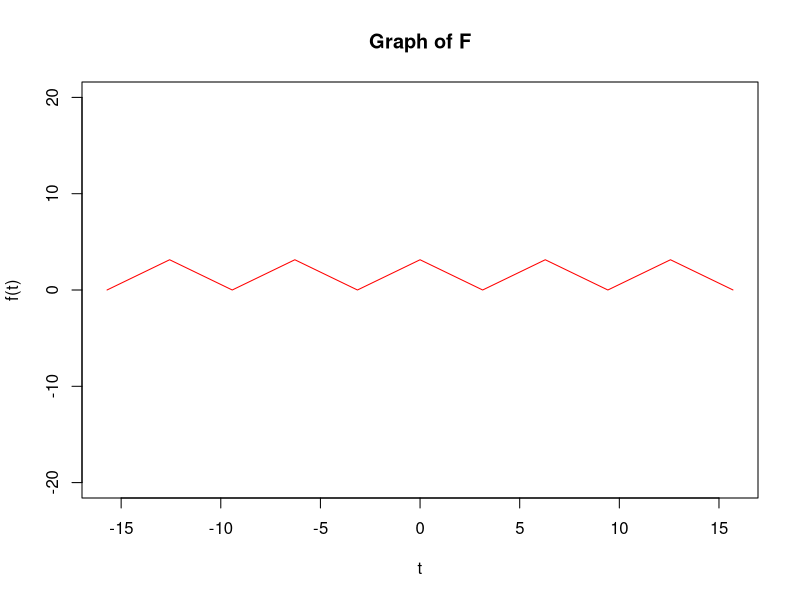
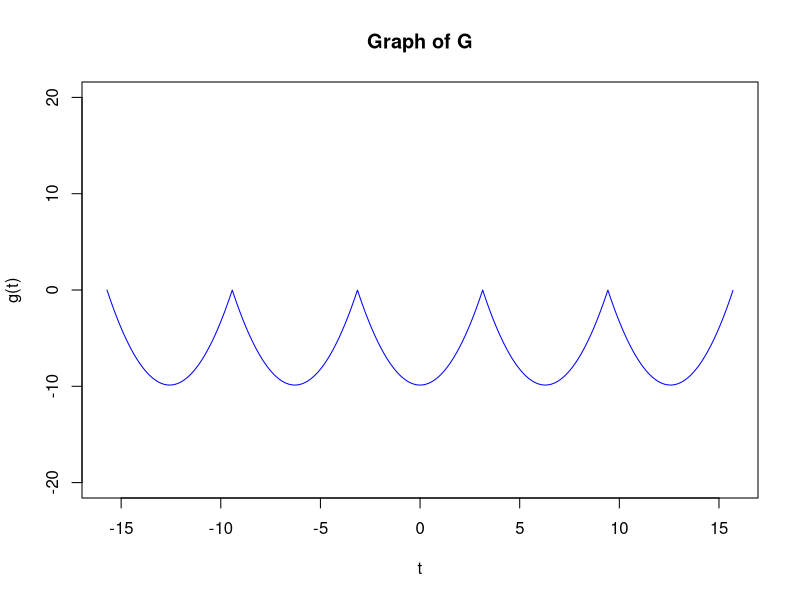
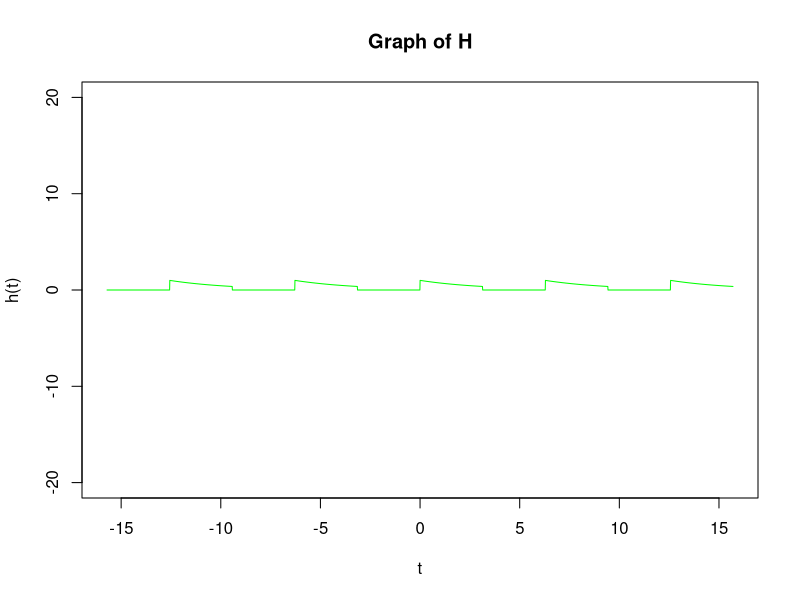
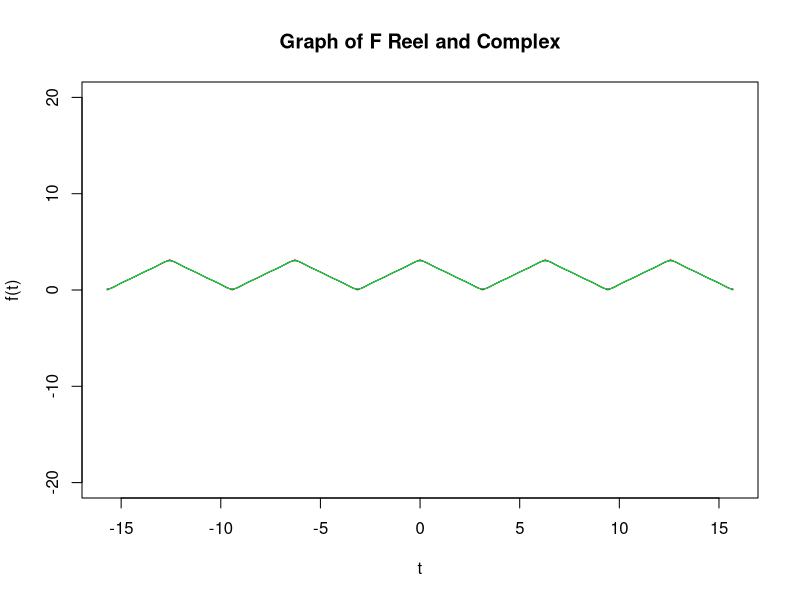
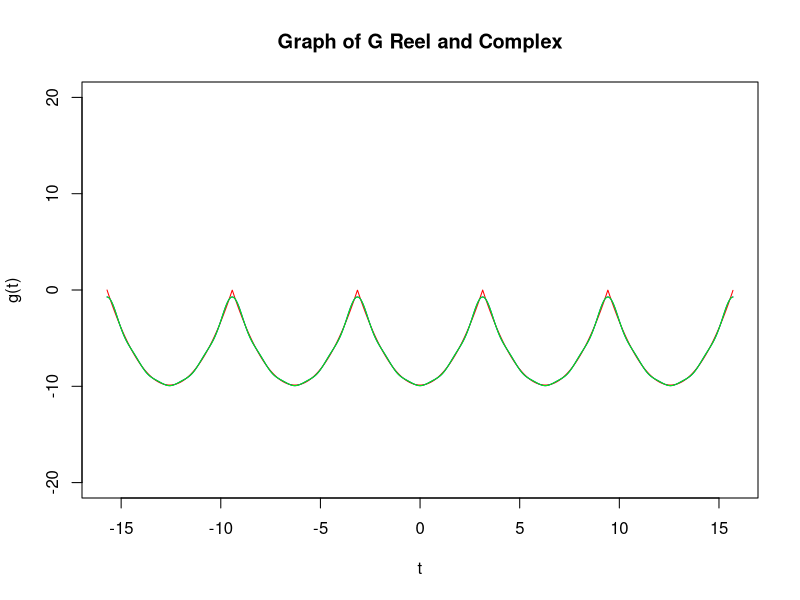
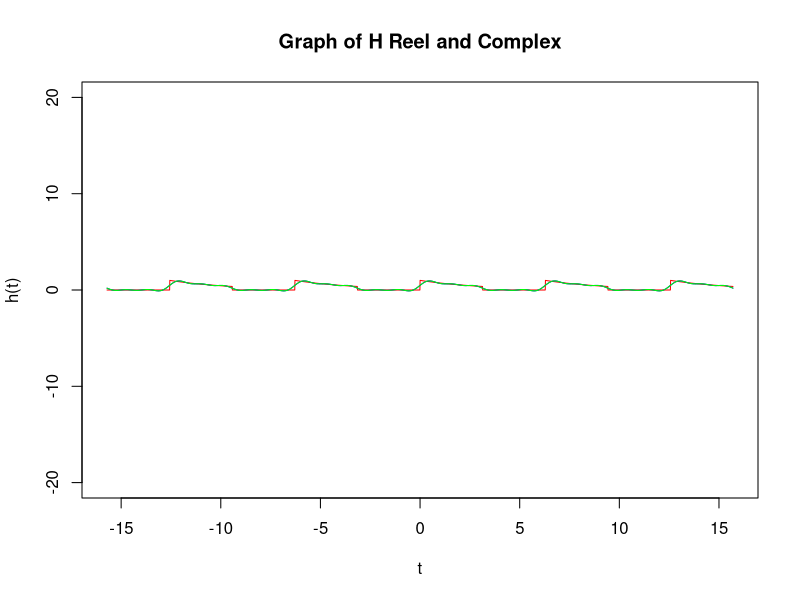
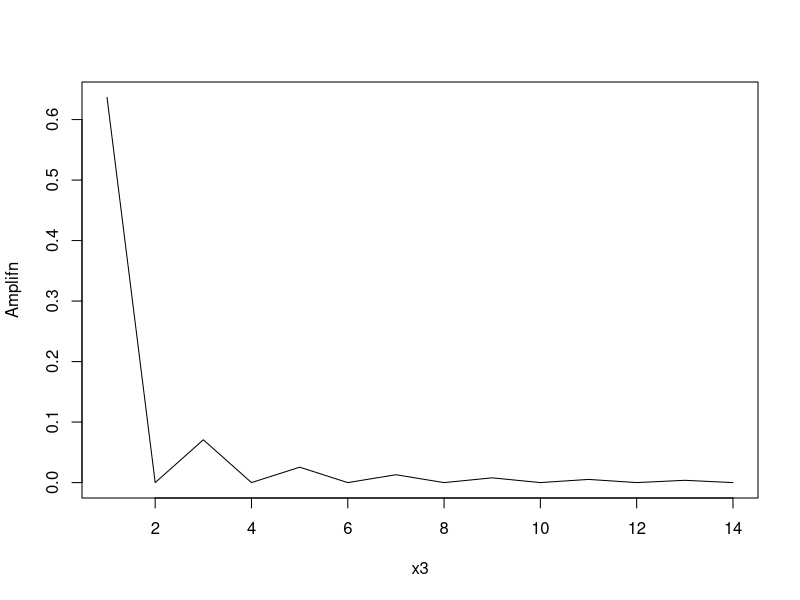
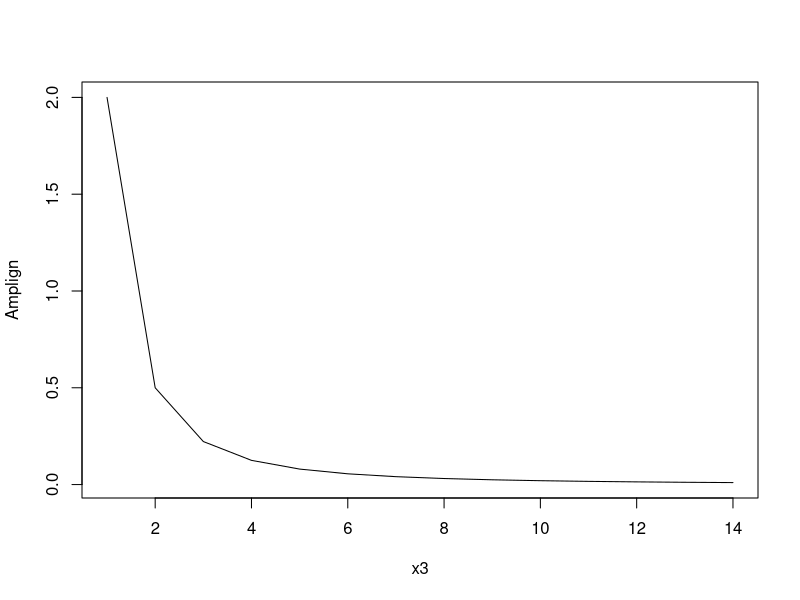

Here is the R script that generated these plots, in order:
# 1. Série de Fourier

# 1.1
f <- function(t) { ifelse(t >= -pi & t <= pi, pi - abs(t), pi - abs(t - 2*pi*floor((t + pi)/(2*pi)))) }
g <- function(t) { ifelse(t >= -pi & t <= pi, t^2 - pi^2, (t - 2*pi*floor((t + pi)/(2*pi)))^2 - pi^2) }
h <- function(t) {
  t <- t %% (2*pi)
  ifelse(t >= 0 & t < pi, exp((-t )/pi), 0) 
}

x <- seq(-5 * pi, 5 * pi, by= 0.01)

plot(x, f(x), type = "l", main = "Graph of F", xlab = "t", ylab = "f(t)", ylim = c(-20, 20), col = "red")
plot(x, g(x), type = "l", main = "Graph of G", xlab = "t", ylab = "g(t)", ylim = c(-20, 20), col = "blue")
plot(x, h(x), type = "l", main = "Graph of H", xlab = "t", ylab = "h(t)", ylim = c(-20, 20), col = "green")

# 1.2
# SAISIR LA VALEUR DE N
#N <- as.numeric(readline("Saisissez la valeur de N :"))
N <- 20

# CALCUL DES A0 + INITIALISATION DES AN ET BN
af0 <- 1 / (2 * pi) * integrate(f, -pi, pi)$value
afn <- rep(0, N)
bfn <- rep(0, N)

ag0 <- 1/(2*pi) * integrate(g, -pi, pi)$value
agn <- rep(0, N)
bgn <- rep(0, N)

ah0 <- 1/(2*pi) * integrate(h, -pi, pi)$value
ahn <- rep(0, N)
bhn <- rep(0, N)

# CALCUL DES AN ET BN
# F
for (n in 1:N) {
  afn[n] <- 1/pi * integrate(function(x) f(x) * cos(n*x), -pi, pi)$value 
  bfn[n] <- 1/pi * integrate(function(x) f(x) * sin(n*x), -pi, pi)$value
}
cfn <- complex(real = afn, imaginary = - bfn)
af0
afn
bfn
cfn

# G
for (n in 1:N) {
  agn[n] <- 1/pi * integrate(function(x) g(x) * cos(n*x), -pi, pi)$value
  bgn[n] <- 1/pi * integrate(function(x) g(x) * sin(n*x), -pi, pi)$value
}
cgn <- complex(real = agn, imaginary = - bgn)
ag0
agn
bgn
cgn

# Calculate the Fourier series coefficients for h
# H
for (n in 1:N) {
  ahn[n] <- 1/pi * integrate(function(x) h(x) * cos(n*x), -pi, pi)$value
  bhn[n] <- 1/pi * integrate(function(x) h(x) * sin(n*x), -pi, pi)$value

}
chn <- complex(real = ahn, imaginary = -bhn)
ah0
ahn
bhn
chn

# 1.3

# SERIE REEL
sr <- function(t, an, bn, a0, N){
  rez <- 0
  for (n in 1:N) {
    rez <- rez + (an[n] * cos(n * t) + bn[n] * sin(n * t))
  }
  rez = a0 + rez
  return(rez)
}

# SERIE COMPLEXE
sc <-function(t, cn, N, a0){
  rez2 <- 0
  for (n in 1:N){
      rez2 <- rez2 + (cn[n] * exp(1i * t * n))
    }
  rez2 <- rez2 + a0
  return(rez2)
}

N <- 5

# F
srf <- sr(x, afn, bfn, af0, N)
scf <- sc(x, cfn, N, af0)

plot(x, f(x), type = "l", main = "Graph of F Reel and Complex", xlab = "t", ylab = "f(t)", ylim = c(-20, 20), col = "red")

lines(x, srf, type = "l", xlab = "t", ylab = "f(t)", ylim = c(-20, 20), col = "blue")
lines(x, scf, type = "l", xlab = "t", ylab = "f(t)", ylim = c(-20, 20), col = "green")

# G
srg <- sr(x, agn, bgn, ag0, N)
scg <- sc(x, cgn, N, ag0)

plot(x, g(x), type = "l", main = "Graph of G Reel and Complex", xlab = "t", ylab = "g(t)", ylim = c(-20, 20), col = "red")

lines(x, srg, type = "l", xlab = "t", ylab = "g(t)", ylim = c(-20, 20), col = "blue")
lines(x, scg, type = "l", xlab = "t", ylab = "g(t)", ylim = c(-20, 20), col = "green")

# H
srh <- sr(x, ahn, bhn, ah0, N)
sch <- sc(x, chn, N, ah0)

plot(x, h(x), type = "l", main = "Graph of H Reel and Complex", xlab = "t", ylab = "h(t)", ylim = c(-20, 20), col = "red")

lines(x, srh, type = "l", xlab = "t", ylab = "h(t)", ylim = c(-20, 20), col = "blue")
lines(x, sch, type = "l", xlab = "t", ylab = "h(t)", ylim = c(-20, 20), col = "green")

# 1.4
x2 <- seq(1, 14)

# AMPLITUDE
Amplin <- function(an, bn) {
  rez4 <- rep(1:14)
  for(i in 1:14) {
    rez4[i] <- sqrt(an[i] ^ 2 + bn[i] ^ 2) / 2
  }
  return(rez4)
}

# PHASE
phaseN <- function(N, t, func){
  rez3 <- 0
    for(n in 1:N){
      rez3 <- rez3 + (exp((2 * n + 1) * 1i * t) / (2 * n + 1))
    }
    rez3 <- ((-2i * func) / pi) * rez3
  return(rez3)
}

Amplifn <- Amplin(afn, bfn) 
Amplign <- Amplin(agn, bgn)
Amplihn <- Amplin(ahn, bhn)

t <- 1
phaseNf <- phaseN(14, t, f(t))
phaseNg <- phaseN(14, t, g(t))
phaseNh <- phaseN(14, t, h(t))

length(Amplifn)
x3 <- seq(1:14)

plot(x3, Amplifn, type = "l")
plot(x3, Amplign, type = "l")
plot(x3, Amplihn, type = "l")

phaseNfDisplay <- rep(phaseNf, 7)
phaseNgDisplay <- rep(phaseNg, 7)
phaseNhDisplay <- rep(phaseNh, 7)

plot(1:7, phaseNfDisplay)
plot(1:7, phaseNgDisplay)
plot(1:7, phaseNhDisplay)

# 2. TF
library(pracma)

# 2.1
TF <- function(x) {
  n <- length(x)
  k <- 0:(n - 1)
  omega <- 2 * pi * k / n
  X <- (1 / n) * x * exp(-1i * omega * k)
  return(X)
}

t <- seq(-10, 10, by=0.01)
x_t <- numeric(length(t))
for (i in 1:length(t)) {
  if (abs((t[i] - pi)/(2 * pi)) <= 1 / 2) {
    x_t[i] <- 1
  } else {
    x_t[i] <- 0
  }
}

X_t <- TF(x_t)
plot(t, x_t, type = "l", xlab = "t", ylab = "x(t)", main="Signal X")

# Pour Y:
y_t <- 1 / sqrt(2 * pi) * exp(-t ^ 2 / 2)
Y_t <- TF(y_t)
plot(t, y_t, type = "l", xlab = "t", ylab = "y(t)", main="Signal Y")

# Pour Z f0=1:
f0 <- 1
z_t_1 <- cos(2 * pi * f0 * t) ^ 2
Z_t_1 <- TF(z_t_1)
plot(t, z_t_1, type = "l", xlab = "t", ylab = "z(t) f0=1", main="Signal Z f0=1")

# Pour Z f0=2:
f0 <- 2
z_t_2 <- cos(2 * pi * f0 * t) ^ 2
Z_t_2 <- TF(z_t_2)
plot(t, z_t_2, type = "l", xlab = "t", ylab = "z(t) f0=2", main="Signal Z f0=2")

# Pour Z f0=3:
f0 <- 3
z_t_3 <- cos(2 * pi * f0 * t)^2
Z_t_3 <- TF(z_t_3)
plot(t, z_t_3, type = "l", xlab = "t", ylab = "z(t) f0=3", main="Signal Z f0=3")

# Display amp and phase spectrum
plot(t, abs(X_t), main="Amplitude X")
plot(t, atan(X_t), main="Phase X")

plot(t, abs(Y_t), main="Amplitude Y")
plot(t, atan(Y_t), main="Phase Y")

plot(t, abs(Z_t_1), main="Amplitude Z f0=1")
plot(t, atan(Z_t_1), main="Phase Z f0=1")

plot(t, abs(Z_t_2), main="Amplitude Z f0=2")
plot(t, atan(Z_t_2), main="Phase Z f0=2")

plot(t, abs(Z_t_3), main="Amplitude Z f0=3")
plot(t, atan(Z_t_3), main="Phase Z f0=3")

# Reverse TF
TF_r <- function(X) {
  n <- length(X)
  k <- 0:(n - 1)
  omega <- 2 * pi * k / n
  x <- (n) * X * exp(1i * omega * k)
  return(x)
}

# 2.2
Exo_2 <- function(f){
  return(1 / (1 + (f ^ 2)))
}

tf1_result <- numeric(length(seq(-0.4, 0.4, by=0.01)))
iterator <- 0
for(i in seq(-0.4, 0.4, by = 0.01)){
  t_exo_2 <- i
  Integrand <- function(f) {
    return((Exo_2(f) * exp(2i * pi * f * t_exo_2)))
  }
  tf1_result[iterator] <- integral(Integrand, xmin = -Inf, xmax = Inf)
  #cat(i,":", "tf1_result(t) =", tf1_result[iterator], "\n")
  iterator <- iterator + 1
}
plot(seq(-0.4, 0.4, by=0.01), abs(tf1_result), main = "Exo 2 X(f)")

# 2.3
x_t <- TF_r(X_t)
plot(t, x_t, type = "l", xlab = "t", ylab = "x(t)", main="Signal X")
y_t <- TF_r(Y_t)
plot(t, y_t, type = "l", xlab = "t", ylab = "y(t)", main="Signal Y")
z_t_1 <- TF_r(Z_t_1)
plot(t, z_t_1, type = "l", xlab = "t", ylab = "z(t) f0=1", main="Signal Z f0=1")
z_t_2 <- TF_r(Z_t_2)
plot(t, z_t_2, type = "l", xlab = "t", ylab = "z(t) f0=2", main="Signal Z f0=2")
z_t_3 <- TF_r(Z_t_3)
plot(t, z_t_3, type = "l", xlab = "t", ylab = "z(t) f0=3", main="Signal Z f0=3")

# 3. TFTD & TFD

# Function to compute the Discrete Fourier Transform (DFT)
compute_dft <- function(x) {
  N <- length(x)
  k <- 0:(N - 1)
  Xk <- numeric(N)
  for (k_val in k) {
    Xk[k_val + 1] <- sum(x * exp(-2i * pi * k_val * (0:(N - 1)) / N))
  }
  return(Xk)
}

# Function to display a sampled signal and its amplitude spectrum
display_sampled_signal_and_amp_spectrum <- function(n, xn, Ak, fk) {
  par(mfrow=c(2, 1))
  
  # Plot sampled signal
  plot(n, xn, type="o", pch=19, xlab="n", ylab="x[n]", main="Sampled signal xn")
  
  # Plot amplitude spectrum
  plot(fk, Ak, type="o", pch=19, xlab="Frequency (Hz)", ylab="Amplitude", main="Amp spectrum")
}

# Function to compute and display the inverse Fourier Transform
compute_and_display_inverse_fourier_transform <- function(Xk) {
  x <- inverse_dft(Xk)
  display_inverse_fourier_transform(x)
}

# Function to display the inverse Fourier Transform
display_inverse_fourier_transform <- function(x) {
  x_real <- Re(x)
  plot(n, x_real, type="o", pch=19, xlab="n", ylab="x[n]", main="Signal from Inverse Fourier Transform")
}

# 3.1
fe <- 16
Te <- 1 / fe
N <- 8
  
n <- 0:(N - 1)
xn <- 2 * sin(8 * pi * n * Te) + 8 * cos(4 * pi * n * Te)
  
k <- 0:(N - 1)
Xk <- compute_dft(xn)
Ak <- abs(Xk)
fk <- k * fe / N
  
display_sampled_signal_and_amp_spectrum(n, xn, Ak, fk)

# 3.2
fe <- 16
Te <- 1 / fe
N <- 24
  
n <- 0:(N - 1)
xn <- 3 * sin(8 * pi * n * Te) + 4 * cos(6 * pi * n * Te)
  
k <- 0:(N - 1)
Xk <- compute_dft(xn)
Ak <- abs(Xk)
fk <- k * fe / N
  
display_sampled_signal_and_amp_spectrum(n, xn, Ak, fk)

# 3.3
inverse_dft <- function(Xk) {
  N <- length(Xk)
  n <- 0:(N - 1)
  x <- numeric(N)
  for (n_val in n) {
    x[n_val + 1] <- (1 / N) * sum(Xk * exp(2i * pi * n_val * (0:(N - 1)) / N))
  }
  return(x)
}

# 3.4
library(microbenchmark)

fft_algorithm <- function(x) {
  N <- length(x)
  if (N == 1) {
    return(x)
  } else {
    even_indices <- seq(2, N, by = 2)
    odd_indices <- seq(1, N, by = 2)
    even_fft <- fft_algorithm(x[even_indices])
    odd_fft <- fft_algorithm(x[odd_indices])
    twiddle_factors <- exp(-2i * pi * (0:(N / 2 - 1)) / N)
    return(c(even_fft + twiddle_factors * odd_fft, even_fft - twiddle_factors * odd_fft))
  }
}

set.seed(42)
signal <- runif(1024)

execution_time <- microbenchmark(
  FFT_result <- fft_algorithm(signal),
  times = 100
)

print(paste("Average execution time: ", summary(execution_time)$median, "ms"))

# Part 4 Méthode du Chi deux
# Le nombre total de client est de 200. Prenons cette base.

theorical <- c(0.1*200,0.1*200,0.15*200,0.2*200,0.3*200,0.15*200)
obs <- c(30,14,34,45,57,20)



khi_deux <- numeric(length(6))
for (i in 0:6) {
  khi_deux[i] <- (obs[i]-theorical[i])^2/theorical[i]
}
khi_deux_total <- sum(khi_deux)
cat("Khi deux: ", khi_deux, "\n")
cat("Khi deux total: ", khi_deux_total)
k <- 5
alpha <- 0.05
Q <- 11.07

# Malheureusement, Khi deux total est supérieur à la valeur du seuil (11.4>11.07)
# Nous ne devrions pas ouvrir le restaurant
